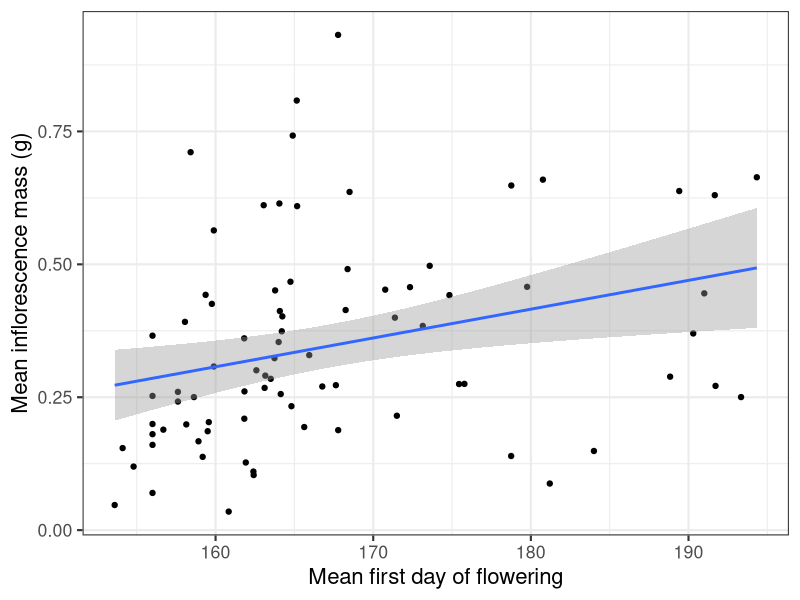
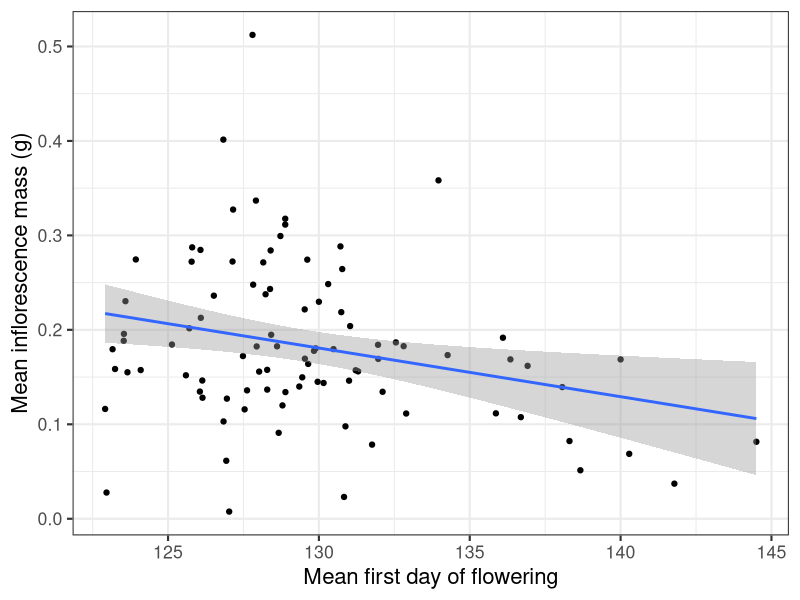
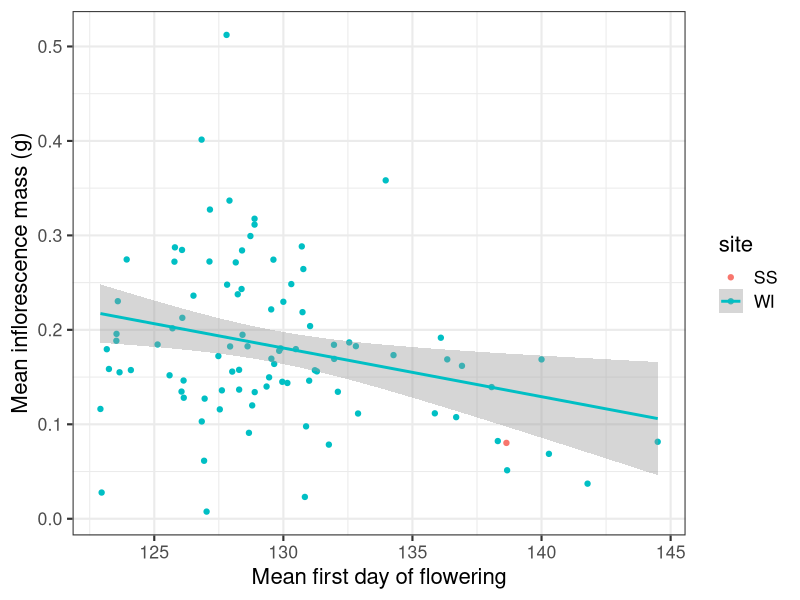

The R script that drew these images, in order:
# Load libraries
library(tidyverse); library(lubridate)

# Read in harvest data 
harvest <- read_csv("gardens/rawdata/CG_harvest2023.csv")

# Set all columns to be lowercase
names(harvest) <- tolower(names(harvest))

## Format SS harvest data ####
# Subset to just Sheep Station
harvest %>%
  filter(site == "SheepStation") %>% 
  mutate(site = "SS") -> harvest_ss

# Check x and y coordinates
table(harvest_ss$x)
table(harvest_ss$y)
# Makes sense

# Check block and plot ID
table(harvest_ss$plot) # Currently in cumulative plots
# Need to change these to be block and plot
names(harvest_ss)[which(names(harvest_ss)=="plot")] <- "cum_plot"
# Remove current block column
harvest_ss %>% select(-block) -> harvest_ss
tmp <- data.frame(block=sort(rep(1:10,4)),
                  plot=rep(1:4,10),
                  cum_plot=1:40)
harvest_ss <- merge(harvest_ss, tmp)
harvest_ss %>% select(-cum_plot) -> harvest_ss

# Format dates
harvest_ss %>% 
  mutate(date = ifelse(date == "ND", NA, date),
         date = mdy(date)) -> harvest_ss

# Create action list for notes
# compile notes
tmp <- harvest_ss$notes
tmp[tmp==""] <- NA
tmp <- tmp[!is.na(tmp)]
tmp <- unique(tmp,MARGIN=2)
tmp <- data.frame(notes=tmp,action=NA)
#write.csv(tmp,file=paste0(here("gardens/deriveddata/"),"SS","2023","_harvest_notes.csv"),row.names=F)
# Edited by MLV on 24 April 2024
rm(tmp)

# Bring notes back in and include standardized notes only
notes_ss <- read_csv("gardens/deriveddata/SS2023_harvest_notes.csv")
notes_ss %>% 
  filter(action == action) %>% 
  merge(harvest_ss, all = T) %>% 
  # Select only the columns that we want
  select(site, date, block, plot, density, albedo, x, y, genotype, growout,
         live, v, harvest, tillers, biomass_whole, inflor_mass, note_standard) %>% 
  # Arrange by position
  arrange(block, plot, density, albedo, x, y) %>% 
  # Recode v stage (choose the most advanced stage if multiple v stages
  # recorded)
  mutate(v = case_when(v == "FP_FG" ~ "FP",
                       v == "FG_FP" ~ "FP",
                       v == "FP_FG_BS" ~ "FP",
                       v == "FG_FP_BS" ~ "FP",
                       v == "FG_FB_FP" ~ "FB",
                       v == "BS_FG" ~ "FG",
                       v == "FP_BS" ~ "FP",
                       v == "BS_FG_FP" ~ "FP",
                       v == "FB_FP" ~ "FB",
                       v == "FG_BS" ~ "FG",
                       v == "FB_BS" ~ "FB",
                       v == "FP_FB" ~ "FB",
                       v == "FG_FB" ~ "FB",
                       v == "FG/FP" ~ "FP",
                       v == "FP/FG" ~ "FP",
                       v == "FG_FP_FB" ~ "FB",
                       v == "FB_FG" ~ "FB",
                       v == "FG_FG" ~ "FG",
                       T ~ v)) -> harvest_ss

table(harvest_ss$v)
table(harvest_ss$live)
# There are some observations where the plant is recorded as dead and a v stage
# is recorded (most of these are early v stages)
harvest_ss %>% 
  filter(complete.cases(v) & live == "N") %>% 
  pull(v) %>% table()
# This might show up when we try and match harvest and phenology data

## Matching harvest and phenology data for SS ####

# Read in plant IDs
plantID_ss <- read_csv("gardens/deriveddata/SS2023_plantID.csv")
# Read in phenology data
phen_ss <- read_csv("gardens/deriveddata/SS2023_growthphenology_by_plantID.csv")
# Read in phenology standardized notes
notes_phen_ss <- read_csv("gardens/deriveddata/SS2023_notes.csv")

# Merge together plantIDs and phenology
merge(phen_ss, plantID_ss) %>% 
  # Merge together with notes
  merge(notes_phen_ss, all = T) %>% 
  # Select only columns that we need
  select(plantID, site, year, block, plot, x, y, genotype, growout, jday, live, v, herbivory, frost_heave, note_standard) %>% 
  # Rearrange by location
  arrange(block, plot, x, y) -> ss_clean_phenology

# Get last phenology check for each plant
ss_clean_phenology %>% 
  group_by(block, plot, x, y) %>% 
  slice_max(jday) -> ss_last_phen

# Merge phenology data with harvest data
harvest_ss %>% 
  select(harvest_date = date, block, plot, density, albedo, x, y, genotype,
         growout, live_harvest = live, v_harvest =  v, harvest, tillers, biomass_whole, inflor_mass,
         note_standard_harvest = note_standard) %>% 
  merge(ss_last_phen) -> phen_harvest_ss

# See how well phenology and harvest match up
phen_harvest_ss %>% 
  # If we recorded a weight, then it was definitely harvested
  mutate(harvest = ifelse(is.na(biomass_whole), "N", "Y")) -> phen_harvest_ss

# Check accuracy  
phen_harvest_ss %>% 
  group_by(live, harvest) %>% 
  summarize(n = n())

phen_harvest_ss %>% 
  filter(live == "Y" & harvest == "N") # Most of these are wrong species or early stages

phen_harvest_ss %>% 
  filter(live == "N" & harvest == "Y") # Just seems random

# Make plots to see if there are patterns in data not matching up
# png("~/Desktop/high_density_plots_ss.png", height = 10, width = 12, res = 300, units = "in")
# phen_harvest_ss %>% 
#   filter(density == "high") %>% 
#   mutate(id = paste("Block", block, "Plot", plot, "-", albedo, sep = " ")) %>% 
#   mutate(live_harvest_check =
#            case_when(live == "N" & harvest == "Y" ~ "not alive @ phenology check,\n but harvested",
#                      live == "Y" & harvest == "N"  ~ "alive @ phenology check,\n but not harvested",
#                      T ~ "seems good")) %>% 
#   ggplot(aes(x = x, y = y, color = live_harvest_check)) +
#   geom_point(size = 4) +
#   theme_classic(base_size = 16) +
#   scale_x_continuous(breaks = 1:8, position = "top") +
#   scale_x_continuous(sec.axis = dup_axis(), breaks = 1:8) +
#   scale_y_reverse(breaks = 1:10) +
#   scale_y_reverse(sec.axis = dup_axis(), breaks = 1:10) +
#   theme(legend.position = "top") +
#   facet_wrap(~id) +
#   scale_color_manual(values = c("orange", "brown1", "gray47")) +
#   labs(y = "y-coordinate",
#        x = "x-coordinate",
#        color = "issue")
# dev.off()

# Graphic for low density plots
# png("~/Desktop/low_density_plots_ss.png", height = 11, width = 18, res = 300, units = "in")
# phen_harvest_ss %>% 
#   filter(density == "low") %>% 
#   mutate(id = paste("Block", block, "Plot", plot, "-", albedo, sep = " ")) %>% 
#   mutate(live_harvest_check =
#            case_when(live == "N" & harvest == "Y" ~ "not alive @ phenology check,\n but harvested",
#                      live == "Y" & harvest == "N"  ~ "alive @ phenology check,\n but not harvested",
#                      T ~ "seems good")) %>% 
#   ggplot(aes(x = x, y = y, color = live_harvest_check)) +
#   geom_point(size = 4) +
#   theme_classic(base_size = 16) +
#   scale_x_continuous(breaks = 1:16, position = "top") +
#   scale_x_continuous(sec.axis = dup_axis(), breaks = 1:18) +
#   scale_y_reverse(breaks = 1:5) +
#   scale_y_reverse(sec.axis = dup_axis(), breaks = 1:5) +
#   theme(legend.position = "top") +
#   facet_wrap(~id, nrow = 5) +
#   scale_color_manual(values = c("orange", "gray47")) +
#   labs(y = "y-coordinate",
#        x = "x-coordinate",
#        color = "issue")
# dev.off()

# Check to see how first flowering date matches up with fitness

## SS Fitness and flowering time ####
# Merge phenology and harvest data sets to figure out which plants flowered
harvest_ss %>% 
  select(harvest_date = date, block, plot, density, albedo, x, y, genotype,
         growout, live_harvest = live, v_harvest =  v, harvest, tillers, biomass_whole, inflor_mass,
         note_standard_harvest = note_standard) %>% 
  merge(ss_clean_phenology) -> merged_dat 
  
merged_dat %>% 
  filter(v %in% c("FG", "FP", "FB")) %>% 
  group_by(plantID) %>% 
  slice_min(jday) -> plants_flowered_phenology

# Figure out which ones flowered *after* last phenology check
`%notin%` <- Negate(`%in%`)

merged_dat %>% 
  filter(plantID %notin% plants_flowered_phenology$plantID) %>% 
  filter(v_harvest %in% c("FG", "FP", "FB")) %>% 
  group_by(plantID) %>% 
  slice_max(jday) -> plants_flowered_harvest

plants_flowered_phenology %>% 
  select(-v_harvest)

# If first time flowered when harvested, adjust v stage and date
plants_flowered_harvest %>% 
  mutate(jday = yday(harvest_date),
         jday = ifelse(jday < 270, jday, jday-365),
         v = v_harvest) -> plants_flowered_harvest
  
# Bring datasets back together
rbind(plants_flowered_phenology, plants_flowered_harvest) -> all_plants_flowered

# Get plants that did not flower
merged_dat %>% 
  filter(plantID %notin% all_plants_flowered$plantID) %>% 
  group_by(plantID) %>% 
  slice_min(jday) -> all_plants_no_flower

# Get average flowering time of genotypes
all_plants_flowered %>% 
  group_by(genotype) %>% 
  summarize(mean_flower = mean(jday)) %>% 
  ungroup() -> genotype_averages

# Assign plants that didn't flower the average flowering time for genotype
all_plants_no_flower %>% 
  merge(genotype_averages) %>% 
  mutate(jday = mean_flower) %>% 
  # And then assign fitness (inflor_mass) to be 0
  mutate(inflor_mass = 0) -> all_plants_no_flower

# Bring flowered and non-flowered plants back together
rbind(all_plants_flowered, all_plants_no_flower) -> flower_fit

# Group by genotype and get average fitness and flowering time
flower_fit %>% 
  group_by(genotype) %>% 
  summarize(jday_avg = mean(jday),
            fitness_avg = mean(inflor_mass)) %>% 
  ggplot(aes(x = jday_avg, fitness_avg)) + 
  geom_point() +
  geom_smooth(method = "lm") +
  theme_bw(base_size = 16) + 
  labs(y = "Mean inflorescence mass (g)",
       x = "Mean first day of flowering")
# Same pattern as we see in 2022, which is good!


## Format WI harvest data ####
# Subset to just Sheep Station
harvest %>%
  filter(site == "BoiseLow") %>% 
  mutate(site = "WI") -> harvest_wi

# Check x and y coordinates
table(harvest_wi$x)
table(harvest_wi$y)
# Issues here

# Remove plants that do not conform
harvest_wi %>% 
  filter((density == "high" & x %in% 1:9 & y %in% 1:10) | (density == "low" & x %in% 1:18 & y %in% 1:5)) -> harvest_wi

# Check block and plot ID
table(harvest_wi$plot) # plot 5?
harvest_wi[harvest_wi$block == 4 & harvest_wi$density == "low" & harvest_wi$albedo == "white","plot"] <- 2
# Should be plot = 2

# Format dates
harvest_wi %>% 
  mutate(date = ifelse(date %in% c("NO DATE", "no date"), NA, date),
         date = mdy(date)) -> harvest_wi

# Create action list for notes
# compile notes
tmp <- harvest_wi$notes
tmp[tmp==""] <- NA
tmp <- tmp[!is.na(tmp)]
tmp <- unique(tmp,MARGIN=2)
tmp <- data.frame(notes=tmp,action=NA)
# write.csv(tmp,file=paste0(here("gardens/deriveddata/"),"Boise","2023","_harvest_notes.csv"),row.names=F)
# Edited by MLV on 25 April 2024
rm(tmp)

# Bring notes back in and include standardized notes only
notes_wi <- read_csv("gardens/deriveddata/Boise2023_harvest_notes.csv")
notes_wi %>% 
  filter(action == "action") %>% 
  merge(harvest_wi, all = T) %>% 
  # Select only the columns that we want
  select(site, date, block, plot, density, albedo, x, y, genotype, growout,
         live, v, harvest, tillers, biomass_whole, inflor_mass, note_standard) %>% 
  # Arrange by position
  arrange(block, plot, density, albedo, x, y) %>% 
  # Recode v stage (choose the most advanced stage if multiple v stages
  # recorded)
  mutate(v = case_when(v == "FB_FG" ~ "FB",
                       v == "FB_FG_FP" ~ "FB",
                       v == "FB_FP" ~ "FB",
                       v == "FG_BS" ~ "FG",
                       v == "FG_FB" ~ "FB",
                       v == "FG_FP" ~ "FP",
                       v == "FG_FP_FB" ~ "FB",
                       v == "FP_FB" ~ "FB",
                       v == "FP_FG" ~ "FP",
                       v == "FP_FG_FB" ~ "FB",
                       v == "UNK" ~ NA,
                       T ~ v)) -> harvest_wi

table(harvest_wi$live)

# Set live plants to be live if a v stage was recorded
harvest_wi$live <- ifelse(harvest_wi$v %in% c("BS", "FG", "FP", "FB"), "Y", "N")


# Read in plant IDs
plantID_wi <- read_csv("gardens/deriveddata/Boise2023_plantID.csv")
# Read in phenology data
phen_wi <- read_csv("gardens/deriveddata/Boise2023_growthphenology_by_plantID.csv")
# Read in phenology standardized notes
notes_phen_wi <- read_csv("gardens/deriveddata/Boise2023_notes_actions.csv")

# Merge together plantIDs and phenology
merge(phen_wi, plantID_wi) %>% 
  # Merge together with notes
  merge(notes_phen_wi, all = T) %>% 
  # Select only columns that we need
  select(plantID, site, year, block, plot, x, y, genotype, jday, live, v, herbivory, frost_heave, note_standard) %>% 
  # Rearrange by location
  arrange(block, plot, x, y) -> wi_clean_phenology

# Get last phenology check for each plant
wi_clean_phenology %>% 
  group_by(block, plot, x, y) %>% 
  slice_max(jday) -> wi_last_phen

# Merge phenology data with harvest data
harvest_wi %>% 
  select(harvest_date = date, block, plot, density, albedo, x, y, live_harvest = live,
         v_harvest =  v, harvest, tillers, biomass_whole, inflor_mass,
         note_standard_harvest = note_standard) %>%  
  merge(wi_last_phen) -> phen_harvest_wi

# See how well phenology and harvest match up
phen_harvest_wi %>% 
  # If we recorded a weight, then it was definitely harvested
  mutate(harvest = ifelse(is.na(biomass_whole), "N", "Y")) -> phen_harvest_wi

# Check accuracy  
phen_harvest_wi %>% 
  group_by(live, harvest) %>% 
  summarize(n = n())

## WI Fitness and flowering time ####
# Merge phenology and harvest data sets to figure out which plants flowered
harvest_wi %>% 
  select(harvest_date = date, block, plot, density, albedo, x, y, live_harvest = live, v_harvest =  v, harvest, tillers, biomass_whole, inflor_mass,
         note_standard_harvest = note_standard) %>% 
  merge(wi_clean_phenology) -> merged_dat 

merged_dat %>% 
  filter(v %in% c("FG", "FP", "FB")) %>% 
  group_by(plantID) %>% 
  slice_min(jday) -> plants_flowered_phenology

# Figure out which ones flowered *after* last phenology check
`%notin%` <- Negate(`%in%`)

merged_dat %>% 
  filter(plantID %notin% plants_flowered_phenology$plantID) %>% 
  filter(v_harvest %in% c("FG", "FP", "FB")) %>% 
  group_by(plantID) %>% 
  slice_max(jday) -> plants_flowered_harvest

# If first time flowered when harvested, adjust v stage and date
plants_flowered_harvest %>% 
  mutate(jday = yday(harvest_date),
         jday = ifelse(jday < 270, jday, jday-365),
         v = v_harvest) -> plants_flowered_harvest

# Bring datasets back together
rbind(plants_flowered_phenology, plants_flowered_harvest) -> all_plants_flowered

# Get plants that did not flower
merged_dat %>% 
  filter(plantID %notin% all_plants_flowered$plantID) %>% 
  group_by(plantID) %>% 
  slice_min(jday) -> all_plants_no_flower

# Get average flowering time of genotypes
all_plants_flowered %>% 
  group_by(genotype) %>% 
  summarize(mean_flower = mean(jday)) %>% 
  ungroup() -> genotype_averages

# Assign plants that didn't flower the average flowering time for genotype
all_plants_no_flower %>% 
  merge(genotype_averages) %>% 
  mutate(jday = mean_flower) %>% 
  # And then assign fitness (inflor_mass) to be 0
  mutate(inflor_mass = 0) -> all_plants_no_flower

# Bring flowered and non-flowered plants back together
rbind(all_plants_flowered, all_plants_no_flower) -> flower_fit

# Remove plants with bad notes
flower_fit %>% 
  filter(note_standard %notin% c("bad_position", "duplicate", "no_date",
                                 "physical_damage", "smut", "seed_drop")) -> flower_fit_clean

# Filter so we are only have plants with recorded harvest dates
flower_fit_clean %>% 
  filter(complete.cases(jday)) -> flower_fit_clean

# Replace inflor_mass NA to be 0
flower_fit_clean$inflor_mass <- ifelse(is.na(flower_fit_clean$inflor_mass), 0, flower_fit_clean$inflor_mass)

# Group by genotype and get average fitness and flowering time
flower_fit_clean %>% 
  group_by(genotype) %>% 
  summarize(jday_avg = mean(jday),
            fitness_avg = mean(inflor_mass)) %>% 
  ggplot(aes(x = jday_avg, fitness_avg)) + 
  geom_point() +
  geom_smooth(method = "lm") +
  theme_bw(base_size = 16) + 
  labs(y = "Mean inflorescence mass (g)",
       x = "Mean first day of flowering")
# Same pattern as we see in 2022, which is good!

# Make plot for SS and WI 
flower_fit %>% 
  group_by(genotype) %>% 
  summarize(jday_avg = mean(jday),
            fitness_avg = mean(inflor_mass)) %>% 
  ungroup() %>% 
  mutate(site = "SS") -> ss_to_plot

flower_fit_clean %>% 
  group_by(genotype) %>% 
  summarize(jday_avg = mean(jday),
            fitness_avg = mean(inflor_mass)) %>% 
  ungroup() %>% 
  mutate(site = "WI") -> wi_to_plot

png("~/Desktop/fitflower_2023.png", height = 4, width = 6, res = 300, units = "in")
rbind(ss_to_plot, wi_to_plot) %>% 
  ggplot(aes(x = jday_avg, fitness_avg, color = site)) + 
  geom_point() +
  geom_smooth(method = "lm") +
  theme_bw(base_size = 16) + 
  labs(y = "Mean inflorescence mass (g)",
       x = "Mean first day of flowering")
dev.off()  
